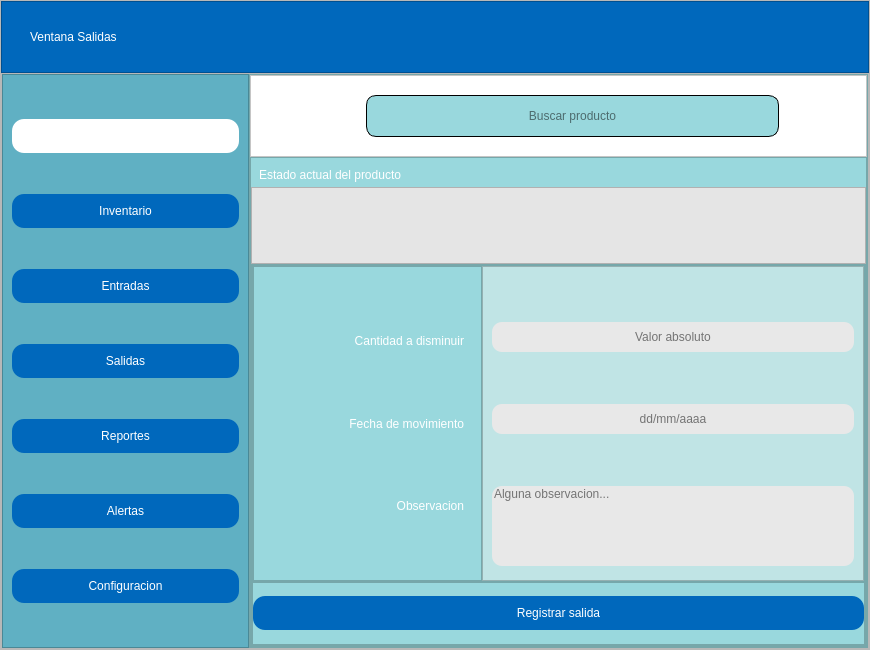
<?xml version="1.0" encoding="UTF-8"?>
<ui version="4.0">
 <class>Form</class>
 <widget class="QWidget" name="Form">
  <property name="geometry">
   <rect>
    <x>0</x>
    <y>0</y>
    <width>870</width>
    <height>650</height>
   </rect>
  </property>
  <property name="windowTitle">
   <string>Form</string>
  </property>
  <layout class="QVBoxLayout" name="verticalLayout">
   <property name="spacing">
    <number>0</number>
   </property>
   <property name="leftMargin">
    <number>0</number>
   </property>
   <property name="topMargin">
    <number>0</number>
   </property>
   <property name="rightMargin">
    <number>0</number>
   </property>
   <property name="bottomMargin">
    <number>0</number>
   </property>
   <item>
    <widget class="QFrame" name="frame">
     <property name="frameShape">
      <enum>QFrame::StyledPanel</enum>
     </property>
     <property name="frameShadow">
      <enum>QFrame::Raised</enum>
     </property>
     <layout class="QVBoxLayout" name="verticalLayout_2" stretch="1,8">
      <property name="spacing">
       <number>0</number>
      </property>
      <property name="leftMargin">
       <number>0</number>
      </property>
      <property name="topMargin">
       <number>0</number>
      </property>
      <property name="rightMargin">
       <number>0</number>
      </property>
      <property name="bottomMargin">
       <number>0</number>
      </property>
      <item>
       <widget class="QFrame" name="frame_superior">
        <property name="styleSheet">
         <string notr="true">QFrame{
	background-color: #0068BC;
}

QLabel {
	color: #FFFFFF;
    border: none;
    padding: 5px;
	font: 20pt &quot;Swis721 BlkCn BT&quot;;
}

QPushButton {
	background-color: transparent;
    color: #FFFFFF;
    border: none;
    padding: 5px;
}
QPushButton:hover { 
	background-color:#5DADE2; 
	
}
</string>
        </property>
        <property name="frameShape">
         <enum>QFrame::StyledPanel</enum>
        </property>
        <property name="frameShadow">
         <enum>QFrame::Raised</enum>
        </property>
        <layout class="QHBoxLayout" name="horizontalLayout">
         <property name="spacing">
          <number>0</number>
         </property>
         <property name="leftMargin">
          <number>0</number>
         </property>
         <property name="topMargin">
          <number>0</number>
         </property>
         <property name="rightMargin">
          <number>0</number>
         </property>
         <property name="bottomMargin">
          <number>0</number>
         </property>
         <item>
          <spacer name="horizontalSpacer_2">
           <property name="orientation">
            <enum>Qt::Horizontal</enum>
           </property>
           <property name="sizeType">
            <enum>QSizePolicy::Preferred</enum>
           </property>
           <property name="sizeHint" stdset="0">
            <size>
             <width>20</width>
             <height>20</height>
            </size>
           </property>
          </spacer>
         </item>
         <item>
          <widget class="QLabel" name="label">
           <property name="text">
            <string>Ventana Salidas</string>
           </property>
          </widget>
         </item>
         <item>
          <spacer name="horizontalSpacer">
           <property name="orientation">
            <enum>Qt::Horizontal</enum>
           </property>
           <property name="sizeHint" stdset="0">
            <size>
             <width>365</width>
             <height>20</height>
            </size>
           </property>
          </spacer>
         </item>
         <item>
          <widget class="QPushButton" name="btn_minimizar">
           <property name="text">
            <string/>
           </property>
           <property name="icon">
            <iconset>
             <normaloff>../models/minimizar.svg</normaloff>../models/minimizar.svg</iconset>
           </property>
           <property name="iconSize">
            <size>
             <width>40</width>
             <height>40</height>
            </size>
           </property>
          </widget>
         </item>
         <item>
          <widget class="QPushButton" name="btn_achicar">
           <property name="text">
            <string/>
           </property>
           <property name="icon">
            <iconset>
             <normaloff>../models/hacerchico.svg</normaloff>../models/hacerchico.svg</iconset>
           </property>
           <property name="iconSize">
            <size>
             <width>40</width>
             <height>40</height>
            </size>
           </property>
          </widget>
         </item>
         <item>
          <widget class="QPushButton" name="btn_agrandar">
           <property name="text">
            <string/>
           </property>
           <property name="icon">
            <iconset>
             <normaloff>../models/hacergrande.svg</normaloff>../models/hacergrande.svg</iconset>
           </property>
           <property name="iconSize">
            <size>
             <width>40</width>
             <height>40</height>
            </size>
           </property>
          </widget>
         </item>
         <item>
          <widget class="QPushButton" name="btn_cerrar">
           <property name="text">
            <string/>
           </property>
           <property name="icon">
            <iconset>
             <normaloff>../models/cerrar.svg</normaloff>../models/cerrar.svg</iconset>
           </property>
           <property name="iconSize">
            <size>
             <width>40</width>
             <height>40</height>
            </size>
           </property>
          </widget>
         </item>
         <item>
          <spacer name="horizontalSpacer_3">
           <property name="orientation">
            <enum>Qt::Horizontal</enum>
           </property>
           <property name="sizeType">
            <enum>QSizePolicy::Preferred</enum>
           </property>
           <property name="sizeHint" stdset="0">
            <size>
             <width>20</width>
             <height>20</height>
            </size>
           </property>
          </spacer>
         </item>
        </layout>
       </widget>
      </item>
      <item>
       <widget class="QFrame" name="frame_cuerpo">
        <property name="frameShape">
         <enum>QFrame::StyledPanel</enum>
        </property>
        <property name="frameShadow">
         <enum>QFrame::Raised</enum>
        </property>
        <layout class="QHBoxLayout" name="horizontalLayout_2" stretch="2,5">
         <property name="spacing">
          <number>0</number>
         </property>
         <property name="leftMargin">
          <number>0</number>
         </property>
         <property name="topMargin">
          <number>0</number>
         </property>
         <property name="rightMargin">
          <number>0</number>
         </property>
         <property name="bottomMargin">
          <number>0</number>
         </property>
         <item>
          <widget class="QFrame" name="frame_barra">
           <property name="maximumSize">
            <size>
             <width>300</width>
             <height>16777215</height>
            </size>
           </property>
           <property name="styleSheet">
            <string notr="true">QFrame {
	background-color: #60B0C3
}
QPushButton{
	background-color: #0068BC;       
    color: #FFFFFF;                    /* Texto blanco */
    border: none;                    /* Sin borde de línea */
    border-radius: 12px;             /* Bordes redondeados */
    padding: 10px 20px;              /* Relleno interno */
    font: bold 12pt &quot;Arial&quot;; 
}
QPushButton#btn_resumen{
background-color: #ffffff
}
QPushButton#btn_resumen:hover{
background-color: #5DADE2;
}
QPushButton:hover {
    background-color: #5DADE2;       /* Color cuando el mouse pasa encima */
}
</string>
           </property>
           <property name="frameShape">
            <enum>QFrame::StyledPanel</enum>
           </property>
           <property name="frameShadow">
            <enum>QFrame::Raised</enum>
           </property>
           <layout class="QVBoxLayout" name="verticalLayout_3">
            <item>
             <widget class="QPushButton" name="btn_resumen">
              <property name="text">
               <string/>
              </property>
              <property name="icon">
               <iconset>
                <normaloff>../models/logoIMSreduce.png</normaloff>../models/logoIMSreduce.png</iconset>
              </property>
              <property name="iconSize">
               <size>
                <width>120</width>
                <height>120</height>
               </size>
              </property>
             </widget>
            </item>
            <item>
             <widget class="QPushButton" name="btn_inventario">
              <property name="text">
               <string>Inventario</string>
              </property>
              <property name="icon">
               <iconset>
                <normaloff>../models/inventario.svg</normaloff>../models/inventario.svg</iconset>
              </property>
              <property name="iconSize">
               <size>
                <width>30</width>
                <height>30</height>
               </size>
              </property>
             </widget>
            </item>
            <item>
             <widget class="QPushButton" name="btn_entradas">
              <property name="text">
               <string>Entradas</string>
              </property>
              <property name="icon">
               <iconset>
                <normaloff>../models/entrada.svg</normaloff>../models/entrada.svg</iconset>
              </property>
              <property name="iconSize">
               <size>
                <width>30</width>
                <height>30</height>
               </size>
              </property>
             </widget>
            </item>
            <item>
             <widget class="QPushButton" name="btn_salidas">
              <property name="text">
               <string>Salidas</string>
              </property>
              <property name="icon">
               <iconset>
                <normaloff>../models/salida.svg</normaloff>../models/salida.svg</iconset>
              </property>
              <property name="iconSize">
               <size>
                <width>30</width>
                <height>30</height>
               </size>
              </property>
             </widget>
            </item>
            <item>
             <widget class="QPushButton" name="btn_reportes">
              <property name="text">
               <string>Reportes</string>
              </property>
              <property name="icon">
               <iconset>
                <normaloff>../models/reportes.svg</normaloff>../models/reportes.svg</iconset>
              </property>
              <property name="iconSize">
               <size>
                <width>30</width>
                <height>30</height>
               </size>
              </property>
             </widget>
            </item>
            <item>
             <widget class="QPushButton" name="btn_alertas">
              <property name="text">
               <string>Alertas</string>
              </property>
              <property name="icon">
               <iconset>
                <normaloff>../models/alertas.svg</normaloff>../models/alertas.svg</iconset>
              </property>
              <property name="iconSize">
               <size>
                <width>30</width>
                <height>30</height>
               </size>
              </property>
             </widget>
            </item>
            <item>
             <widget class="QPushButton" name="btn_configuracion">
              <property name="text">
               <string>Configuracion</string>
              </property>
              <property name="icon">
               <iconset>
                <normaloff>../models/configuracion.svg</normaloff>../models/configuracion.svg</iconset>
              </property>
              <property name="iconSize">
               <size>
                <width>30</width>
                <height>30</height>
               </size>
              </property>
             </widget>
            </item>
           </layout>
          </widget>
         </item>
         <item>
          <widget class="QFrame" name="frame_contenido">
           <property name="styleSheet">
            <string notr="true">background-color: #99D8DD</string>
           </property>
           <property name="frameShape">
            <enum>QFrame::StyledPanel</enum>
           </property>
           <property name="frameShadow">
            <enum>QFrame::Raised</enum>
           </property>
           <layout class="QVBoxLayout" name="verticalLayout_4" stretch="1,6">
            <property name="spacing">
             <number>0</number>
            </property>
            <property name="leftMargin">
             <number>0</number>
            </property>
            <property name="topMargin">
             <number>0</number>
            </property>
            <property name="rightMargin">
             <number>0</number>
            </property>
            <property name="bottomMargin">
             <number>0</number>
            </property>
            <item>
             <widget class="QFrame" name="frame_busqueda">
              <property name="styleSheet">
               <string notr="true">QFrame{
	background-color: #ffffff
}
QPushButton {
	background-color: transparent;
    color: #FFFFFF;
    border: none;
    padding: 5px;
}
QPushButton:hover { 
	background-color:#5DADE2; 
	min-width: 60px;
    min-height: 60px;
    border-radius: 30px; 
}
QLineEdit{
	border: 1px solid #000000;
	border-radius:10px;
	height:40px;
	font: 20pt &quot;Swis721 BlkCn BT&quot;;
}</string>
              </property>
              <property name="frameShape">
               <enum>QFrame::StyledPanel</enum>
              </property>
              <property name="frameShadow">
               <enum>QFrame::Raised</enum>
              </property>
              <layout class="QHBoxLayout" name="horizontalLayout_3">
               <item>
                <widget class="QPushButton" name="bt_ocultar">
                 <property name="text">
                  <string/>
                 </property>
                 <property name="icon">
                  <iconset>
                   <normaloff>../models/izquierda.svg</normaloff>../models/izquierda.svg</iconset>
                 </property>
                 <property name="iconSize">
                  <size>
                   <width>50</width>
                   <height>50</height>
                  </size>
                 </property>
                </widget>
               </item>
               <item>
                <widget class="QPushButton" name="bt_mostrar">
                 <property name="text">
                  <string/>
                 </property>
                 <property name="icon">
                  <iconset>
                   <normaloff>../models/derecha.svg</normaloff>../models/derecha.svg</iconset>
                 </property>
                 <property name="iconSize">
                  <size>
                   <width>50</width>
                   <height>50</height>
                  </size>
                 </property>
                </widget>
               </item>
               <item>
                <spacer name="horizontalSpacer_5">
                 <property name="orientation">
                  <enum>Qt::Horizontal</enum>
                 </property>
                 <property name="sizeType">
                  <enum>QSizePolicy::Preferred</enum>
                 </property>
                 <property name="sizeHint" stdset="0">
                  <size>
                   <width>10</width>
                   <height>20</height>
                  </size>
                 </property>
                </spacer>
               </item>
               <item>
                <widget class="QLineEdit" name="Linedit_busqueda">
                 <property name="inputMask">
                  <string/>
                 </property>
                 <property name="text">
                  <string/>
                 </property>
                 <property name="alignment">
                  <set>Qt::AlignCenter</set>
                 </property>
                 <property name="placeholderText">
                  <string>Buscar producto</string>
                 </property>
                </widget>
               </item>
               <item>
                <widget class="QPushButton" name="btn_busqueda">
                 <property name="text">
                  <string/>
                 </property>
                 <property name="icon">
                  <iconset>
                   <normaloff>../models/buscar.svg</normaloff>../models/buscar.svg</iconset>
                 </property>
                 <property name="iconSize">
                  <size>
                   <width>50</width>
                   <height>50</height>
                  </size>
                 </property>
                </widget>
               </item>
               <item>
                <spacer name="horizontalSpacer_4">
                 <property name="orientation">
                  <enum>Qt::Horizontal</enum>
                 </property>
                 <property name="sizeType">
                  <enum>QSizePolicy::Preferred</enum>
                 </property>
                 <property name="sizeHint" stdset="0">
                  <size>
                   <width>30</width>
                   <height>20</height>
                  </size>
                 </property>
                </spacer>
               </item>
              </layout>
             </widget>
            </item>
            <item>
             <widget class="QFrame" name="frame_informacion">
              <property name="styleSheet">
               <string notr="true">QLabel {
	color: #FFFFFF;
    border: none;
    padding: 5px;
	font: 20pt &quot;Swis721 BlkCn BT&quot;;
}</string>
              </property>
              <property name="frameShape">
               <enum>QFrame::StyledPanel</enum>
              </property>
              <property name="frameShadow">
               <enum>QFrame::Raised</enum>
              </property>
              <layout class="QVBoxLayout" name="verticalLayout_5" stretch="0,0,1,5">
               <property name="spacing">
                <number>0</number>
               </property>
               <property name="leftMargin">
                <number>0</number>
               </property>
               <property name="topMargin">
                <number>0</number>
               </property>
               <property name="rightMargin">
                <number>0</number>
               </property>
               <property name="bottomMargin">
                <number>0</number>
               </property>
               <item>
                <spacer name="verticalSpacer">
                 <property name="orientation">
                  <enum>Qt::Vertical</enum>
                 </property>
                 <property name="sizeType">
                  <enum>QSizePolicy::Preferred</enum>
                 </property>
                 <property name="sizeHint" stdset="0">
                  <size>
                   <width>20</width>
                   <height>5</height>
                  </size>
                 </property>
                </spacer>
               </item>
               <item>
                <widget class="QLabel" name="label_2">
                 <property name="text">
                  <string>Estado actual del producto </string>
                 </property>
                 <property name="scaledContents">
                  <bool>true</bool>
                 </property>
                </widget>
               </item>
               <item>
                <widget class="QTableView" name="tbView_actualProducto">
                 <property name="styleSheet">
                  <string notr="true">background-color: rgb(229, 229, 229)</string>
                 </property>
                </widget>
               </item>
               <item>
                <widget class="QFrame" name="frame_salidas">
                 <property name="frameShape">
                  <enum>QFrame::StyledPanel</enum>
                 </property>
                 <property name="frameShadow">
                  <enum>QFrame::Raised</enum>
                 </property>
                 <layout class="QVBoxLayout" name="verticalLayout_6" stretch="5,1">
                  <property name="spacing">
                   <number>0</number>
                  </property>
                  <property name="leftMargin">
                   <number>0</number>
                  </property>
                  <property name="topMargin">
                   <number>0</number>
                  </property>
                  <property name="rightMargin">
                   <number>0</number>
                  </property>
                  <property name="bottomMargin">
                   <number>0</number>
                  </property>
                  <item>
                   <widget class="QFrame" name="frame_salidas_cuerpo">
                    <property name="frameShape">
                     <enum>QFrame::StyledPanel</enum>
                    </property>
                    <property name="frameShadow">
                     <enum>QFrame::Raised</enum>
                    </property>
                    <layout class="QHBoxLayout" name="horizontalLayout_4" stretch="3,5">
                     <property name="spacing">
                      <number>0</number>
                     </property>
                     <property name="leftMargin">
                      <number>0</number>
                     </property>
                     <property name="topMargin">
                      <number>0</number>
                     </property>
                     <property name="rightMargin">
                      <number>0</number>
                     </property>
                     <property name="bottomMargin">
                      <number>0</number>
                     </property>
                     <item>
                      <widget class="QFrame" name="frame_izquierda">
                       <property name="frameShape">
                        <enum>QFrame::StyledPanel</enum>
                       </property>
                       <property name="frameShadow">
                        <enum>QFrame::Raised</enum>
                       </property>
                       <layout class="QVBoxLayout" name="verticalLayout_8">
                        <item>
                         <spacer name="verticalSpacer_3">
                          <property name="orientation">
                           <enum>Qt::Vertical</enum>
                          </property>
                          <property name="sizeHint" stdset="0">
                           <size>
                            <width>20</width>
                            <height>25</height>
                           </size>
                          </property>
                         </spacer>
                        </item>
                        <item>
                         <widget class="QLabel" name="label_3">
                          <property name="text">
                           <string>Cantidad a disminuir</string>
                          </property>
                          <property name="alignment">
                           <set>Qt::AlignRight|Qt::AlignTrailing|Qt::AlignVCenter</set>
                          </property>
                         </widget>
                        </item>
                        <item>
                         <spacer name="verticalSpacer_4">
                          <property name="orientation">
                           <enum>Qt::Vertical</enum>
                          </property>
                          <property name="sizeHint" stdset="0">
                           <size>
                            <width>20</width>
                            <height>25</height>
                           </size>
                          </property>
                         </spacer>
                        </item>
                        <item>
                         <widget class="QLabel" name="label_4">
                          <property name="text">
                           <string>Fecha de movimiento</string>
                          </property>
                          <property name="alignment">
                           <set>Qt::AlignRight|Qt::AlignTrailing|Qt::AlignVCenter</set>
                          </property>
                         </widget>
                        </item>
                        <item>
                         <spacer name="verticalSpacer_5">
                          <property name="orientation">
                           <enum>Qt::Vertical</enum>
                          </property>
                          <property name="sizeHint" stdset="0">
                           <size>
                            <width>20</width>
                            <height>26</height>
                           </size>
                          </property>
                         </spacer>
                        </item>
                        <item>
                         <widget class="QLabel" name="label_5">
                          <property name="text">
                           <string>Observacion</string>
                          </property>
                          <property name="alignment">
                           <set>Qt::AlignRight|Qt::AlignTrailing|Qt::AlignVCenter</set>
                          </property>
                         </widget>
                        </item>
                        <item>
                         <spacer name="verticalSpacer_6">
                          <property name="orientation">
                           <enum>Qt::Vertical</enum>
                          </property>
                          <property name="sizeHint" stdset="0">
                           <size>
                            <width>20</width>
                            <height>25</height>
                           </size>
                          </property>
                         </spacer>
                        </item>
                       </layout>
                      </widget>
                     </item>
                     <item>
                      <widget class="QFrame" name="frame_derecha">
                       <property name="styleSheet">
                        <string notr="true">QFrame{
	background-color: #C0E4E5
}
QLineEdit{
	background-color: rgb(232, 232, 232);
	border-radius: 10px;
	height: 30px;
	font: 17pt &quot;Swis721 BlkCn BT&quot;;
	
}</string>
                       </property>
                       <property name="frameShape">
                        <enum>QFrame::StyledPanel</enum>
                       </property>
                       <property name="frameShadow">
                        <enum>QFrame::Raised</enum>
                       </property>
                       <layout class="QVBoxLayout" name="verticalLayout_9">
                        <item>
                         <spacer name="verticalSpacer_7">
                          <property name="orientation">
                           <enum>Qt::Vertical</enum>
                          </property>
                          <property name="sizeHint" stdset="0">
                           <size>
                            <width>20</width>
                            <height>28</height>
                           </size>
                          </property>
                         </spacer>
                        </item>
                        <item>
                         <widget class="QLineEdit" name="LnEdit_entrada">
                          <property name="sizePolicy">
                           <sizepolicy hsizetype="Preferred" vsizetype="Preferred">
                            <horstretch>0</horstretch>
                            <verstretch>0</verstretch>
                           </sizepolicy>
                          </property>
                          <property name="alignment">
                           <set>Qt::AlignCenter</set>
                          </property>
                          <property name="placeholderText">
                           <string>Valor absoluto</string>
                          </property>
                         </widget>
                        </item>
                        <item>
                         <spacer name="verticalSpacer_8">
                          <property name="orientation">
                           <enum>Qt::Vertical</enum>
                          </property>
                          <property name="sizeHint" stdset="0">
                           <size>
                            <width>20</width>
                            <height>29</height>
                           </size>
                          </property>
                         </spacer>
                        </item>
                        <item>
                         <widget class="QLineEdit" name="LnEdit_fecha">
                          <property name="alignment">
                           <set>Qt::AlignCenter</set>
                          </property>
                          <property name="placeholderText">
                           <string>dd/mm/aaaa</string>
                          </property>
                         </widget>
                        </item>
                        <item>
                         <spacer name="verticalSpacer_9">
                          <property name="orientation">
                           <enum>Qt::Vertical</enum>
                          </property>
                          <property name="sizeHint" stdset="0">
                           <size>
                            <width>20</width>
                            <height>28</height>
                           </size>
                          </property>
                         </spacer>
                        </item>
                        <item>
                         <widget class="QLineEdit" name="LnEdit_observaciones">
                          <property name="styleSheet">
                           <string notr="true">height: 80px;
font: 15pt &quot;Swis721 BlkCn BT&quot;;</string>
                          </property>
                          <property name="alignment">
                           <set>Qt::AlignLeading|Qt::AlignLeft|Qt::AlignTop</set>
                          </property>
                          <property name="placeholderText">
                           <string>Alguna observacion...</string>
                          </property>
                         </widget>
                        </item>
                        <item>
                         <spacer name="verticalSpacer_10">
                          <property name="orientation">
                           <enum>Qt::Vertical</enum>
                          </property>
                          <property name="sizeType">
                           <enum>QSizePolicy::Preferred</enum>
                          </property>
                          <property name="sizeHint" stdset="0">
                           <size>
                            <width>20</width>
                            <height>5</height>
                           </size>
                          </property>
                         </spacer>
                        </item>
                       </layout>
                      </widget>
                     </item>
                    </layout>
                   </widget>
                  </item>
                  <item>
                   <widget class="QFrame" name="frame_salidas_bajo">
                    <property name="styleSheet">
                     <string notr="true">QPushButton{
	background-color: #0068BC;       
    color: #FFFFFF;                    /* Texto blanco */
    border: none;                    /* Sin borde de línea */
    border-radius: 12px;             /* Bordes redondeados */
    padding: 10px 20px;              /* Relleno interno */
    font: bold 18pt &quot;Arial&quot;; 
}

QPushButton:hover {
    background-color: #5DADE2;       /* Color cuando el mouse pasa encima */
}
</string>
                    </property>
                    <property name="frameShape">
                     <enum>QFrame::StyledPanel</enum>
                    </property>
                    <property name="frameShadow">
                     <enum>QFrame::Raised</enum>
                    </property>
                    <layout class="QVBoxLayout" name="verticalLayout_7">
                     <property name="spacing">
                      <number>0</number>
                     </property>
                     <property name="leftMargin">
                      <number>0</number>
                     </property>
                     <property name="topMargin">
                      <number>0</number>
                     </property>
                     <property name="rightMargin">
                      <number>0</number>
                     </property>
                     <property name="bottomMargin">
                      <number>0</number>
                     </property>
                     <item>
                      <widget class="QPushButton" name="btn_registrar_entrada">
                       <property name="text">
                        <string>Registrar salida</string>
                       </property>
                       <property name="icon">
                        <iconset>
                         <normaloff>../models/like.svg</normaloff>../models/like.svg</iconset>
                       </property>
                       <property name="iconSize">
                        <size>
                         <width>40</width>
                         <height>40</height>
                        </size>
                       </property>
                       <property name="autoRepeatDelay">
                        <number>300</number>
                       </property>
                      </widget>
                     </item>
                    </layout>
                   </widget>
                  </item>
                 </layout>
                </widget>
               </item>
              </layout>
             </widget>
            </item>
           </layout>
          </widget>
         </item>
        </layout>
       </widget>
      </item>
     </layout>
    </widget>
   </item>
  </layout>
 </widget>
 <resources/>
 <connections/>
</ui>
